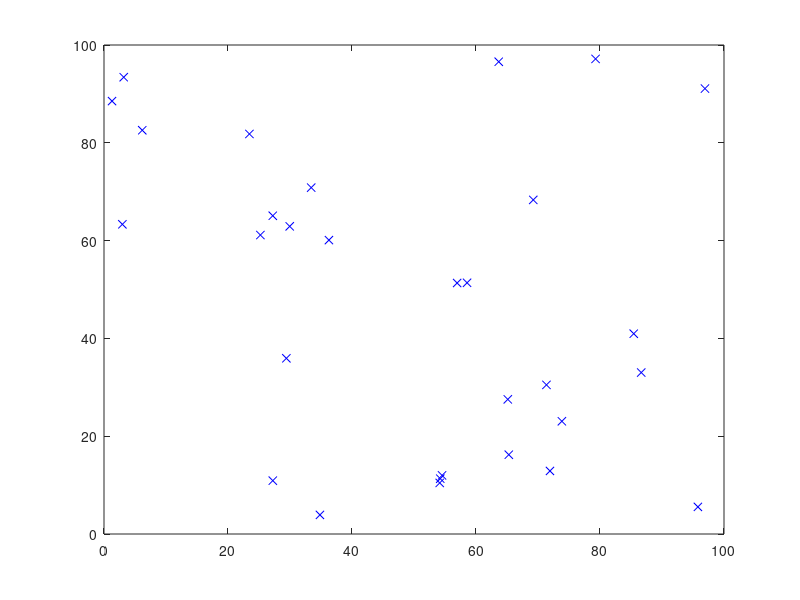

The MATLAB source for this figure: (Note: this script raises an error after producing the figure.)
clc
clear

% intialize randomly 5 points
n = 30;
points = rand(n, 2)*100;
p_index = 1:n;

% draw points
figure
plot(points(:,1), points(:,2), 'bx')
hold on

% search for the point on the left pole as the start point
[min_val, index_left] = min(points(:,1));
p_left = points(index_left,:);

% find the second point
angles = [];
r_index = setdiff(p_index, index_left);
for i = 1:size(r_index,2)
    angle2 = atand((points(r_index(i),2)-p_left(2))/(points(r_index(i),1)-p_left(1)));
    angles = [angles, angle2];
end
[max_ang, index_max] = max(angles);
% plot([p_left(1), points(r_index(index_max),1)], [p_left(2), points(r_index(index_max),2)], 'y')

new_points = [p_left(1,:); points(r_index(index_max),:)];
hull = new_points;
r_index = setdiff(p_index, [index_left,r_index(index_max)]);
new_points = [new_points; points(r_index,:)];
ind_ancient = 1;
ind_current = 2;
max_angle = 0;
angles = [];
for i = 2:n
    for j = 1:n
        temp_angle = cal_angle(hull(ind_ancient,:),hull(ind_current,:),new_points(j,:));
        if temp_angle ~= 180 && temp_angle>max_angle 
            max_angle = temp_angle;
            i = j;
            hull(ind_current+1,:) = new_points(j,:);
        end
    end
    ind_ancient = size(hull,1)-1;
    ind_current = size(hull,1);
    if i == 1
        break;
    end
    max_angle = 0;
end
plot(hull(:,1), hull(:,2),'g-')


